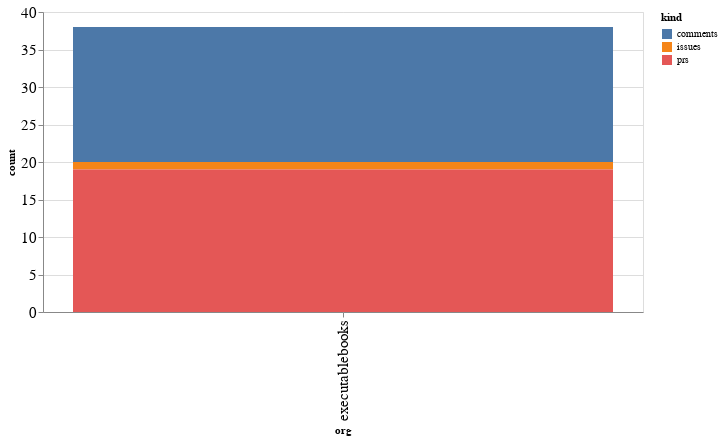

Notebook source saved alongside this figure:
### Code cell
alt.Chart(org_summaries, width=600).mark_bar().encode(
    x='org',
    y='count',
    color='kind',
    tooltip="org"
)

### Figure 1 — Vega-Lite specification as saved in the notebook (floating-point values rounded to 4 significant figures)
{"config": {"axisLeft": {"labelFontSize": 15}, "axisBottom": {"labelFontSize": 15}}, "data": {"name": "data-2689912ace6915777112e033c1138d62"}, "mark": "bar", "encoding": {"color": {"type": "nominal", "field": "kind"}, "tooltip": {"type": "nominal", "field": "org"}, "x": {"type": "nominal", "field": "org"}, "y": {"type": "quantitative", "field": "count"}}, "width": 600, "$schema": "https://vega.github.io/schema/vega-lite/v4.8.1.json", "datasets": {"data-2689912ace6915777112e033c1138d62": [{"org": "executablebooks", "kind": "comments", "count": 18}, {"org": "executablebooks", "kind": "issues", "count": 1}, {"org": "executablebooks", "kind": "prs", "count": 19}]}}
